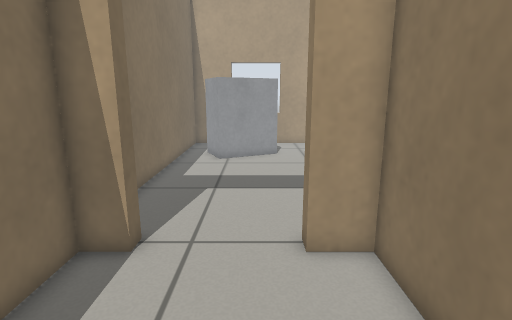
View 1 (above)

23 first-person views from a walk through a robot-simulator world made for Gazebo. The camera is 0.79 m above the floor, tilts 12° down and sees 80° across. The floor is counted in squares, 0.2 m on a side. Each view is taken from the middle of a square. On the plan, view 1 faces up. The plan holds only what a view shows up to about 20 squares ahead; the rest is blank.

View 2
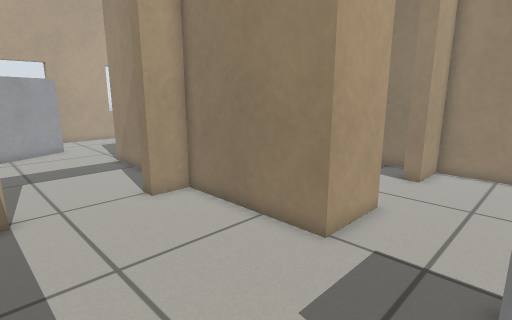

View 3
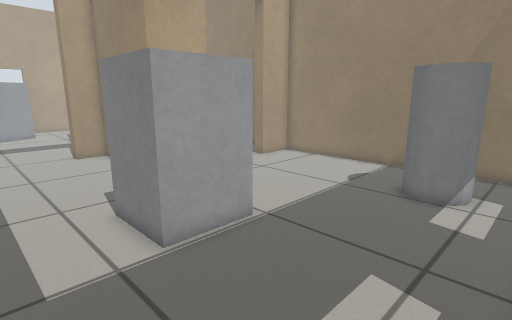

View 4
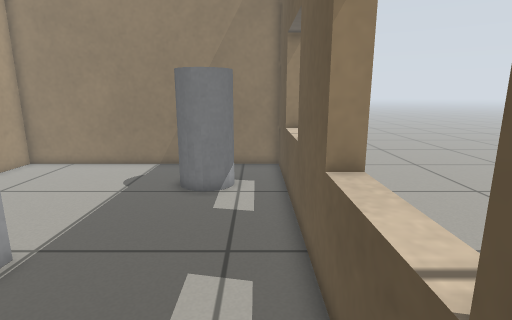

View 5
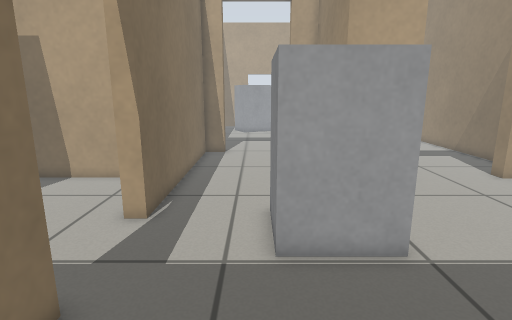

View 6
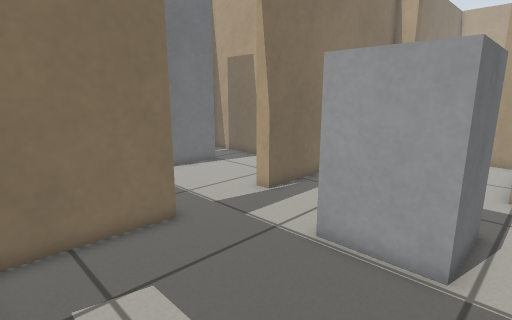

View 7
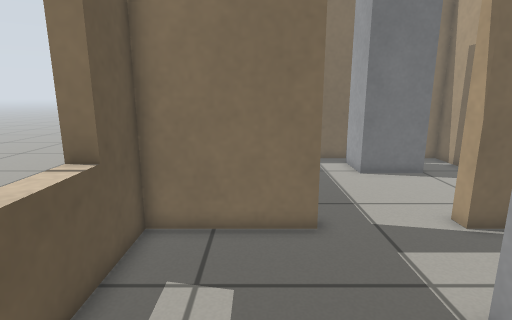

View 8
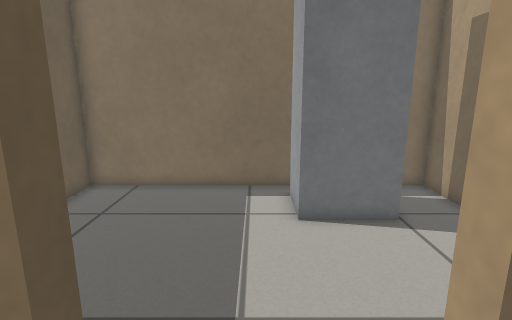

View 9
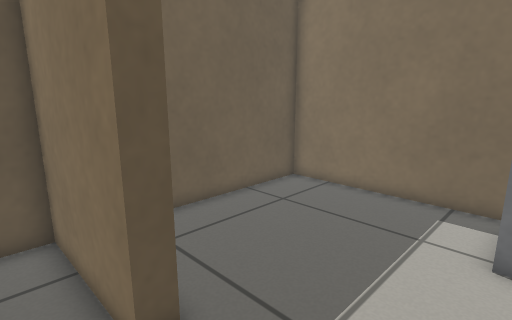

View 10
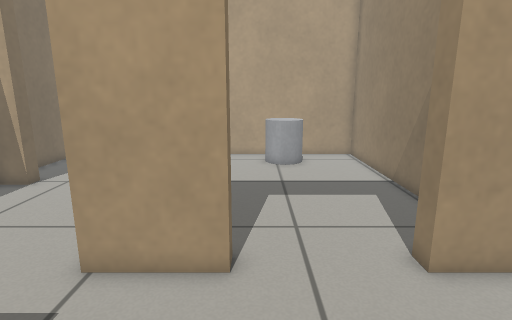

View 11
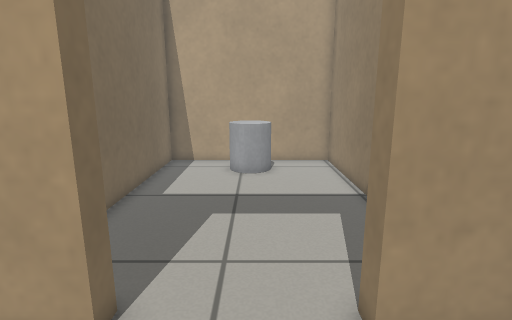

View 12
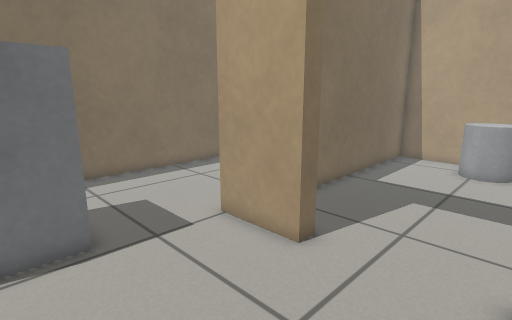

View 13
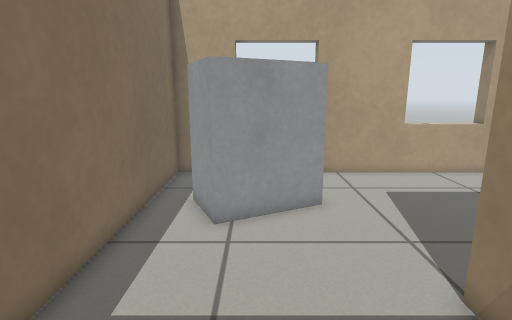

View 14
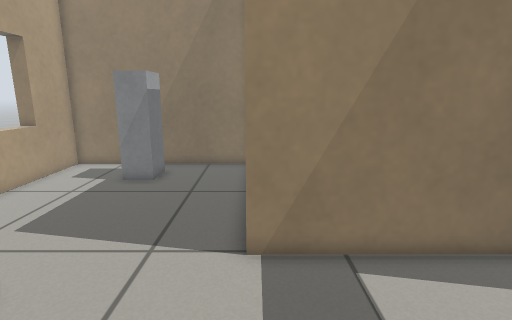

View 15
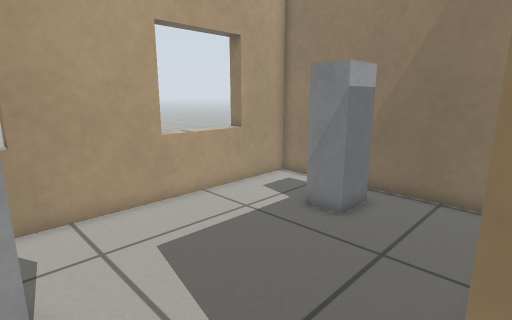

View 16
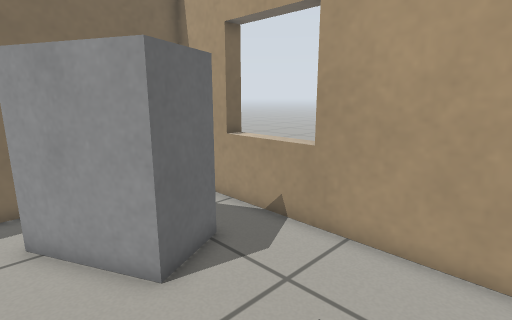

View 17
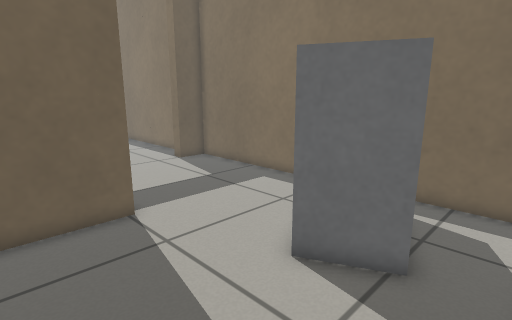

View 18
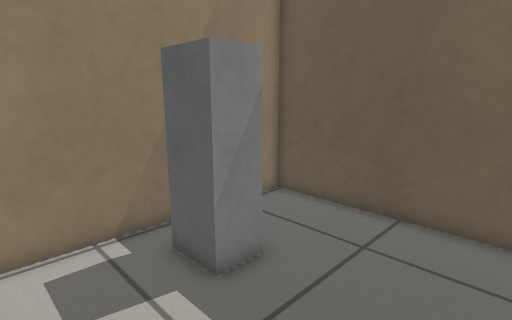

View 19
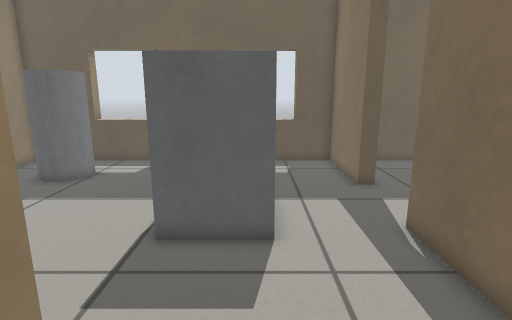

View 20
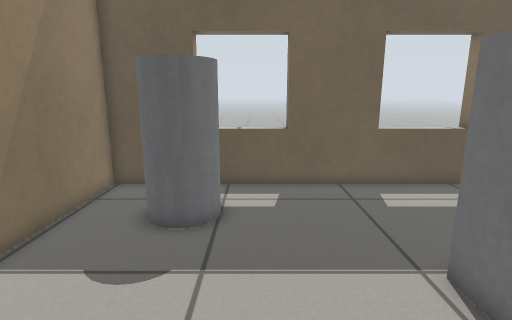

View 21
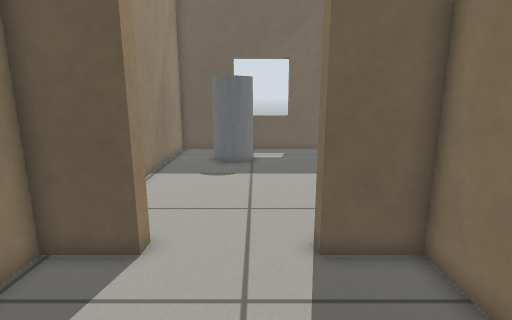

View 22
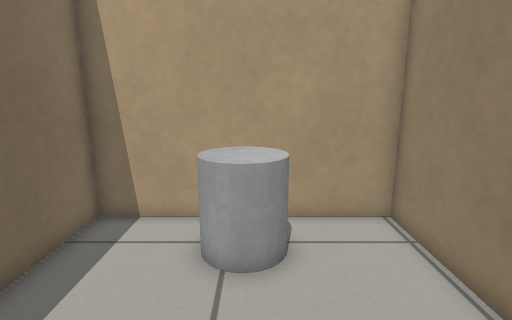

View 23
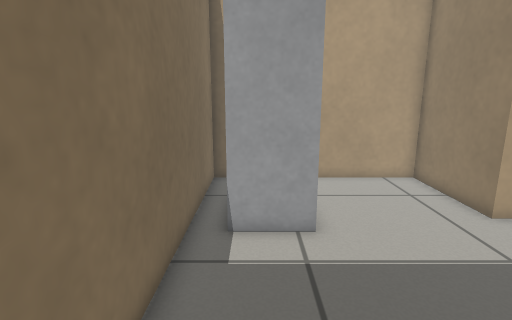

### Floor plan
Key: @ floor where view 1 was taken; # wall or solid block; . floor; D open door; = window, fence, low wall or low ledge; B grey box; C grey cylinder; P grey post.
Columns run from 15 left of view 1 to 14 right of it. Each row starts with its distance up from view 1.
 26           ####===#####====####
 25           #..................#
 24           #..................#
 23           #....B.............#
 22           #..  BB............#
 21           #.B   B........BBB.#
 20           #.B BB.........BBB.#
 19           #..B...............#
 18           #..................#
 17           #..................#
 16           #..................#
 15           #.......############
 14           #.......##...  ....#
 13           #.......##...CC....#
 12           #.......##...CCC...#
 11           #.......##....C....#
 10           #.......##.........#
  9           #.......##.........#
  8           ##DDDDD###.........#
  7           ##DDDDD###.........#
  6           #.......##.........#
  5           #.......##.........#
  4           #.......##.........#
  3           #.......##.........#
  2           #.......##.........#
  1 ###########.......####DDDDD###
  0 #.........#....@..####DDDD####
 -1 #.........#..................#
 -2 #.........#..................#
 -3 #   P.....#..................#
 -4 #   P.....#....BBBB..........#
 -5 #PPPP.....D....B  B..........#
 -6 #.........D....B  B..........#
 -7 #.........D....BBBB..........#
 -8 #.........D..................#
 -9 #.........D..................#
-10 #.........#.............CC...#
-11 #.........#............CCC...#
-12 #........ #.............CC...#
-13 #........ #..................#
-14 #........ #..................#
-15 ######### ###====####====#####

Positions as (right, up) in squares from view 1, and headings:
1: (0, 0), facing up
2: (-4, -4), facing up-right
3: (-4, -14), facing up-right
4: (-4, -13), facing right
5: (-1, -14), facing up
6: (4, -14), facing up-left
7: (4, -11), facing left
8: (-2, -7), facing left
9: (-3, -5), facing down-left
10: (7, -6), facing up
11: (9, -4), facing up
12: (11, -6), facing up-left
13: (-1, 10), facing up
14: (-4, 15), facing right
15: (1, 15), facing up-right
16: (7, 18), facing up-left
17: (7, 25), facing down-left
18: (5, 25), facing down-right
19: (0, 4), facing down
20: (7, -1), facing down
21: (8, 8), facing down
22: (9, 5), facing up
23: (-13, -14), facing up
